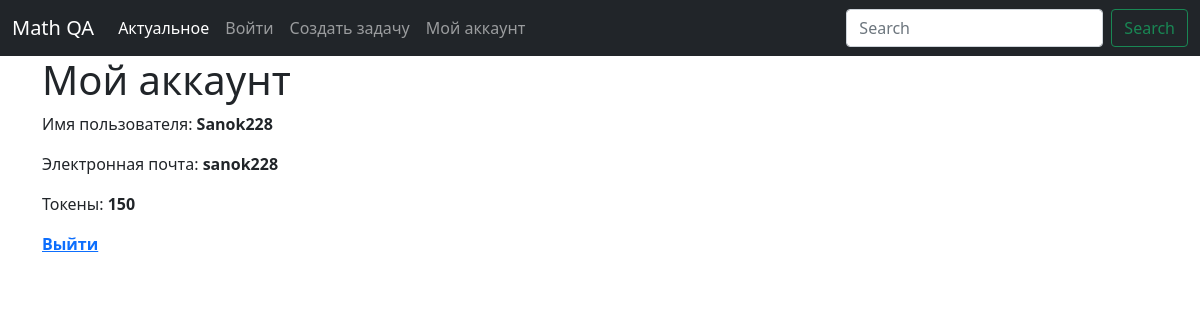
Page /account (signed in) on the committed database.
### app/models.py (models this page shows, shortened)
class User(db.Model, UserMixin):
    id = db.Column(db.Integer, primary_key=True)
    username = db.Column(db.String(64), index=True, unique=True)
    email = db.Column(db.String(120), index=True, unique=True)
    password_hash = db.Column(db.String(128))
    posts = db.relationship('Problem', backref='author', lazy='dynamic')
    tokens = db.Column(db.Integer, default=100)

### app/routes.py (the view)
@app.route('/account')
@login_required
def account():
    return render_template('account.html')

### app/models.py (called while the page is built)
@login.user_loader
def load_user(id):
    return User.query.get(int(id))

### app/templates/account.html (shortened to what this page needs)
{% extends 'base.html' %}
{% block content_title %}
Мой аккаунт
{% endblock %}
{% block content %}
<p>Имя пользователя: <b>{{ current_user.username }}</b> </p>
<p>Электронная почта: <b>{{ current_user.email }}</b></p>
<p>Токены: <b>{{ current_user.tokens }}</b></p>
<b><a href="{{ url_for('logout') }}">Выйти</a></b>
{% endblock %}

### rows in the picture
User: username "Sanok228", email "sanok228", tokens "150"
